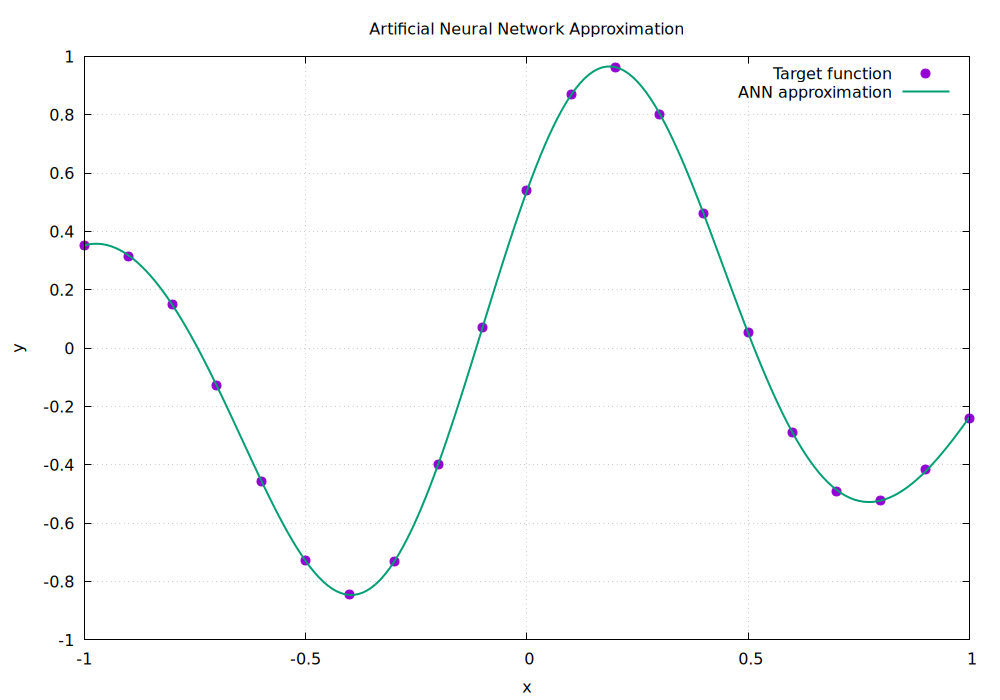

Source code (gnuplot):
set terminal pngcairo size 1000,700

set output "ann_fit.png"

set title "Artificial Neural Network Approximation"

set xlabel "x"
set ylabel "y"

set grid

plot \
    "data.dat" using 1:2 with points pt 7 ps 1.5 title "Target function", \
    "fit.dat" using 1:2 with lines lw 2 title "ANN approximation"
